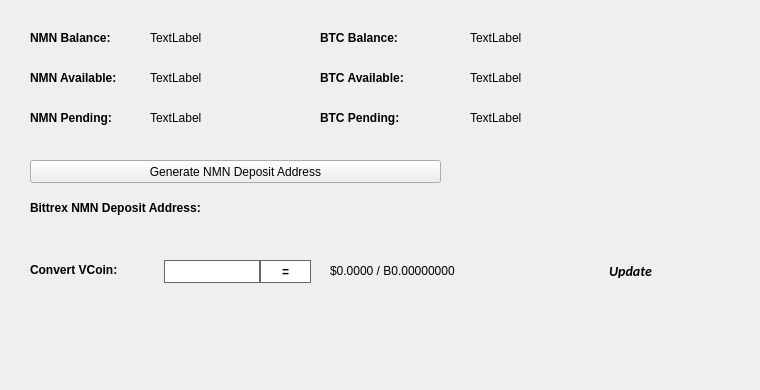
   <widget class="QWidget" name="BalanceTab">
    <attribute name="title">
     <string>Balance</string>
    </attribute>
    <widget class="QLabel" name="BitcoinBalanceLabel">
     <property name="geometry">
      <rect>
       <x>470</x>
       <y>30</y>
       <width>150</width>
       <height>16</height>
      </rect>
     </property>
     <property name="text">
      <string>TextLabel</string>
     </property>
    </widget>
    <widget class="QLabel" name="NMNBalanceLabel">
     <property name="geometry">
      <rect>
       <x>150</x>
       <y>30</y>
       <width>150</width>
       <height>16</height>
      </rect>
     </property>
     <property name="text">
      <string>TextLabel</string>
     </property>
    </widget>
    <widget class="QLabel" name="label_11">
     <property name="geometry">
      <rect>
       <x>30</x>
       <y>30</y>
       <width>101</width>
       <height>16</height>
      </rect>
     </property>
     <property name="font">
      <font>
       <weight>75</weight>
       <bold>true</bold>
      </font>
     </property>
     <property name="text">
      <string>NMN Balance:</string>
     </property>
    </widget>
    <widget class="QLabel" name="label_12">
     <property name="geometry">
      <rect>
       <x>320</x>
       <y>30</y>
       <width>101</width>
       <height>16</height>
      </rect>
     </property>
     <property name="font">
      <font>
       <weight>75</weight>
       <bold>true</bold>
      </font>
     </property>
     <property name="text">
      <string>BTC Balance:</string>
     </property>
    </widget>
    <widget class="QLabel" name="NMNAvailableLabel_2">
     <property name="geometry">
      <rect>
       <x>150</x>
       <y>70</y>
       <width>150</width>
       <height>16</height>
      </rect>
     </property>
     <property name="text">
      <string>TextLabel</string>
     </property>
    </widget>
    <widget class="QLabel" name="label_13">
     <property name="geometry">
      <rect>
       <x>30</x>
       <y>70</y>
       <width>111</width>
       <height>16</height>
      </rect>
     </property>
     <property name="font">
      <font>
       <weight>75</weight>
       <bold>true</bold>
      </font>
     </property>
     <property name="text">
      <string>NMN Available:</string>
     </property>
    </widget>
    <widget class="QLabel" name="label_14">
     <property name="geometry">
      <rect>
       <x>30</x>
       <y>110</y>
       <width>101</width>
       <height>16</height>
      </rect>
     </property>
     <property name="font">
      <font>
       <weight>75</weight>
       <bold>true</bold>
      </font>
     </property>
     <property name="text">
      <string>NMN Pending:</string>
     </property>
    </widget>
    <widget class="QLabel" name="NMNPendingLabel">
     <property name="geometry">
      <rect>
       <x>150</x>
       <y>110</y>
       <width>150</width>
       <height>16</height>
      </rect>
     </property>
     <property name="text">
      <string>TextLabel</string>
     </property>
    </widget>
    <widget class="QLabel" name="label_15">
     <property name="geometry">
      <rect>
       <x>320</x>
       <y>70</y>
       <width>111</width>
       <height>16</height>
      </rect>
     </property>
     <property name="font">
      <font>
       <weight>75</weight>
       <bold>true</bold>
      </font>
     </property>
     <property name="text">
      <string>BTC Available:</string>
     </property>
    </widget>
    <widget class="QLabel" name="BitcoinAvailableLabel">
     <property name="geometry">
      <rect>
       <x>470</x>
       <y>70</y>
       <width>150</width>
       <height>16</height>
      </rect>
     </property>
     <property name="text">
      <string>TextLabel</string>
     </property>
    </widget>
    <widget class="QLabel" name="label_31">
     <property name="geometry">
      <rect>
       <x>320</x>
       <y>110</y>
       <width>111</width>
       <height>16</height>
      </rect>
     </property>
     <property name="font">
      <font>
       <weight>75</weight>
       <bold>true</bold>
      </font>
     </property>
     <property name="text">
      <string>BTC Pending:</string>
     </property>
    </widget>
    <widget class="QLabel" name="BitcoinPendingLabel">
     <property name="geometry">
      <rect>
       <x>470</x>
       <y>110</y>
       <width>150</width>
       <height>16</height>
      </rect>
     </property>
     <property name="text">
      <string>TextLabel</string>
     </property>
    </widget>
    <widget class="QLabel" name="label_33">
     <property name="geometry">
      <rect>
       <x>30</x>
       <y>200</y>
       <width>221</width>
       <height>16</height>
      </rect>
     </property>
     <property name="font">
      <font>
       <weight>75</weight>
       <bold>true</bold>
      </font>
     </property>
     <property name="text">
      <string>Bittrex NMN Deposit Address:</string>
     </property>
    </widget>
    <widget class="QPushButton" name="GenDepositBTN">
     <property name="geometry">
      <rect>
       <x>30</x>
       <y>160</y>
       <width>411</width>
       <height>23</height>
      </rect>
     </property>
     <property name="text">
      <string>Generate NMN Deposit Address</string>
     </property>
     <property name="icon">
      <iconset resource="../nmn.qrc">
       <normaloff>:/icons/bitcoin</normaloff>:/icons/bitcoin</iconset>
     </property>
    </widget>
    <widget class="QLabel" name="DepositAddressLabel">
     <property name="geometry">
      <rect>
       <x>200</x>
       <y>200</y>
       <width>261</width>
       <height>16</height>
      </rect>
     </property>
     <property name="palette">
      <palette>
       <active>
        <colorrole role="WindowText">
         <brush brushstyle="SolidPattern">
          <color alpha="255">
           <red>0</red>
           <green>0</green>
           <blue>0</blue>
          </color>
         </brush>
        </colorrole>
        <colorrole role="Text">
         <brush brushstyle="SolidPattern">
          <color alpha="255">
           <red>0</red>
           <green>0</green>
           <blue>255</blue>
          </color>
         </brush>
        </colorrole>
       </active>
       <inactive>
        <colorrole role="WindowText">
         <brush brushstyle="SolidPattern">
          <color alpha="255">
           <red>0</red>
           <green>0</green>
           <blue>0</blue>
          </color>
         </brush>
        </colorrole>
        <colorrole role="Text">
         <brush brushstyle="SolidPattern">
          <color alpha="255">
           <red>0</red>
           <green>0</green>
           <blue>255</blue>
          </color>
         </brush>
        </colorrole>
       </inactive>
       <disabled>
        <colorrole role="WindowText">
         <brush brushstyle="SolidPattern">
          <color alpha="255">
           <red>120</red>
           <green>120</green>
           <blue>120</blue>
          </color>
         </brush>
        </colorrole>
        <colorrole role="Text">
         <brush brushstyle="SolidPattern">
          <color alpha="255">
           <red>120</red>
           <green>120</green>
           <blue>120</blue>
          </color>
         </brush>
        </colorrole>
       </disabled>
      </palette>
     </property>
     <property name="font">
      <font>
       <weight>75</weight>
       <bold>true</bold>
      </font>
     </property>
     <property name="text">
      <string/>
     </property>
     <property name="alignment">
      <set>Qt::AlignRight|Qt::AlignTrailing|Qt::AlignVCenter</set>
     </property>
     <property name="textInteractionFlags">
      <set>Qt::LinksAccessibleByMouse|Qt::TextSelectableByKeyboard|Qt::TextSelectableByMouse</set>
     </property>
    </widget>
    <widget class="QLabel" name="label_8">
     <property name="geometry">
      <rect>
       <x>460</x>
       <y>300</y>
       <width>281</width>
       <height>81</height>
      </rect>
     </property>
     <property name="text">
      <string/>
     </property>
     <property name="pixmap">
      <pixmap>:/images/bittrex</pixmap>
     </property>
    </widget>
    <widget class="QWidget" name="widgetConversion" native="true">
     <property name="geometry">
      <rect>
       <x>0</x>
       <y>250</y>
       <width>751</width>
       <height>43</height>
      </rect>
     </property>
     <property name="minimumSize">
      <size>
       <width>0</width>
       <height>43</height>
      </size>
     </property>
     <property name="styleSheet">
      <string notr="true"/>
     </property>
     <widget class="QPushButton" name="btnUpdateMarketData">
      <property name="geometry">
       <rect>
        <x>575</x>
        <y>0</y>
        <width>111</width>
        <height>41</height>
       </rect>
      </property>
      <property name="sizePolicy">
       <sizepolicy hsizetype="Expanding" vsizetype="Expanding">
        <horstretch>0</horstretch>
        <verstretch>0</verstretch>
       </sizepolicy>
      </property>
      <property name="font">
       <font>
        <family>calibri</family>
        <pointsize>-1</pointsize>
        <weight>75</weight>
        <italic>true</italic>
        <bold>true</bold>
       </font>
      </property>
      <property name="styleSheet">
       <string notr="true">margin:0px;text-align:center;padding:2px;border-radius:3px;font-style:italic;width:100px;font-size:14px;font-family:calibri;font-weight:600;</string>
      </property>
      <property name="text">
       <string>Update</string>
      </property>
      <property name="iconSize">
       <size>
        <width>150</width>
        <height>35</height>
       </size>
      </property>
      <property name="autoDefault">
       <bool>true</bool>
      </property>
      <property name="default">
       <bool>true</bool>
      </property>
     </widget>
     <widget class="QLabel" name="lblConvertVCoin">
      <property name="geometry">
       <rect>
        <x>30</x>
        <y>10</y>
        <width>131</width>
        <height>20</height>
       </rect>
      </property>
      <property name="styleSheet">
       <string notr="true"/>
      </property>
      <property name="text">
       <string>&lt;html&gt;&lt;head/&gt;&lt;body&gt;&lt;p&gt;&lt;span style=&quot; font-weight:600;&quot;&gt;Convert VCoin:&lt;/span&gt;&lt;/p&gt;&lt;/body&gt;&lt;/html&gt;</string>
      </property>
     </widget>
     <widget class="QLineEdit" name="txtConvertVCoinQty">
      <property name="geometry">
       <rect>
        <x>160</x>
        <y>10</y>
        <width>100</width>
        <height>23</height>
       </rect>
      </property>
      <property name="minimumSize">
       <size>
        <width>100</width>
        <height>23</height>
       </size>
      </property>
      <property name="maximumSize">
       <size>
        <width>100</width>
        <height>16777215</height>
       </size>
      </property>
      <property name="styleSheet">
       <string notr="true">border: 1px solid #61696c;margin-left:4px;</string>
      </property>
     </widget>
     <widget class="QPushButton" name="btnConvertNMN">
      <property name="geometry">
       <rect>
        <x>260</x>
        <y>10</y>
        <width>51</width>
        <height>23</height>
       </rect>
      </property>
      <property name="minimumSize">
       <size>
        <width>0</width>
        <height>23</height>
       </size>
      </property>
      <property name="styleSheet">
       <string notr="true">border:1px solid #61696c;background:white;font-weight:600;</string>
      </property>
      <property name="text">
       <string>=</string>
      </property>
     </widget>
     <widget class="QLabel" name="lblConvertVCoinResults">
      <property name="geometry">
       <rect>
        <x>330</x>
        <y>0</y>
        <width>201</width>
        <height>41</height>
       </rect>
      </property>
      <property name="styleSheet">
       <string notr="true"/>
      </property>
      <property name="text">
       <string>$0.0000 / B0.00000000</string>
      </property>
     </widget>
     <widget class="QLabel" name="iconOverviewUpdateWait">
      <property name="geometry">
       <rect>
        <x>670</x>
        <y>10</y>
        <width>24</width>
        <height>24</height>
       </rect>
      </property>
      <property name="text">
       <string/>
      </property>
      <property name="pixmap">
       <pixmap resource="../nmn.qrc">:/icons/transaction_1</pixmap>
      </property>
      <property name="scaledContents">
       <bool>true</bool>
      </property>
      <property name="alignment">
       <set>Qt::AlignCenter</set>
      </property>
     </widget>
    </widget>
   </widget>
